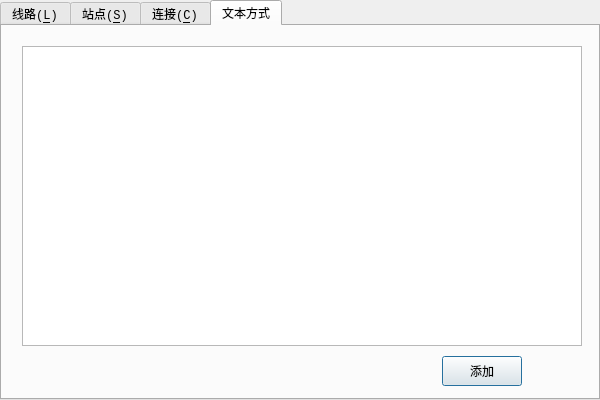
<?xml version="1.0" encoding="UTF-8"?>
<ui version="4.0">
 <class>ManageLines</class>
 <widget class="QDialog" name="ManageLines">
  <property name="enabled">
   <bool>true</bool>
  </property>
  <property name="geometry">
   <rect>
    <x>0</x>
    <y>0</y>
    <width>600</width>
    <height>400</height>
   </rect>
  </property>
  <property name="font">
   <font>
    <family>Consolas</family>
   </font>
  </property>
  <property name="windowTitle">
   <string>添加</string>
  </property>
  <property name="windowIcon">
   <iconset resource="resource.qrc">
    <normaloff>:/icon/icon/add.png</normaloff>:/icon/icon/add.png</iconset>
  </property>
  <widget class="QTabWidget" name="tabWidget">
   <property name="enabled">
    <bool>true</bool>
   </property>
   <property name="geometry">
    <rect>
     <x>0</x>
     <y>0</y>
     <width>600</width>
     <height>400</height>
    </rect>
   </property>
   <property name="tabPosition">
    <enum>QTabWidget::North</enum>
   </property>
   <property name="tabShape">
    <enum>QTabWidget::Rounded</enum>
   </property>
   <property name="currentIndex">
    <number>3</number>
   </property>
   <property name="elideMode">
    <enum>Qt::ElideNone</enum>
   </property>
   <widget class="QWidget" name="tabAddLine">
    <property name="font">
     <font>
      <family>Consolas</family>
     </font>
    </property>
    <attribute name="icon">
     <iconset resource="resource.qrc">
      <normaloff>:/icon/icon/subway.png</normaloff>:/icon/icon/subway.png</iconset>
    </attribute>
    <attribute name="title">
     <string>线路(&amp;L)</string>
    </attribute>
    <widget class="QLabel" name="label">
     <property name="geometry">
      <rect>
       <x>20</x>
       <y>20</y>
       <width>560</width>
       <height>160</height>
      </rect>
     </property>
     <property name="font">
      <font>
       <family>Consolas</family>
      </font>
     </property>
     <property name="text">
      <string>&lt;html&gt;&lt;head/&gt;&lt;body&gt;&lt;p&gt;&lt;span style=&quot; font-weight:600;&quot;&gt;提示：&lt;/span&gt;新增线路方法&lt;/p&gt;&lt;p&gt;1.先添加新线路信息；&lt;/p&gt;&lt;p&gt;2.然后在工具【站点】中添加线路站点；&lt;/p&gt;&lt;p&gt;3.最后在工具【连接】中确定站点连接关系；&lt;/p&gt;&lt;p&gt;4.也可以用文本方式简单快捷添加，格式需规范。&lt;/p&gt;&lt;/body&gt;&lt;/html&gt;</string>
     </property>
    </widget>
    <widget class="QLabel" name="label_3">
     <property name="geometry">
      <rect>
       <x>20</x>
       <y>200</y>
       <width>80</width>
       <height>20</height>
      </rect>
     </property>
     <property name="text">
      <string>线路名称(&amp;N)：</string>
     </property>
     <property name="buddy">
      <cstring>lineEditLineName</cstring>
     </property>
    </widget>
    <widget class="QLineEdit" name="lineEditLineName">
     <property name="geometry">
      <rect>
       <x>120</x>
       <y>200</y>
       <width>80</width>
       <height>20</height>
      </rect>
     </property>
     <property name="placeholderText">
      <string>请输入线路名</string>
     </property>
    </widget>
    <widget class="QPushButton" name="pushButtonAddLine">
     <property name="geometry">
      <rect>
       <x>440</x>
       <y>320</y>
       <width>80</width>
       <height>30</height>
      </rect>
     </property>
     <property name="minimumSize">
      <size>
       <width>0</width>
       <height>0</height>
      </size>
     </property>
     <property name="font">
      <font>
       <family>Consolas</family>
      </font>
     </property>
     <property name="text">
      <string>添加线路</string>
     </property>
     <property name="default">
      <bool>true</bool>
     </property>
    </widget>
    <widget class="QLabel" name="label_8">
     <property name="geometry">
      <rect>
       <x>20</x>
       <y>240</y>
       <width>80</width>
       <height>20</height>
      </rect>
     </property>
     <property name="text">
      <string>线路颜色(&amp;C)：</string>
     </property>
     <property name="buddy">
      <cstring>pushButtonChooseColor</cstring>
     </property>
    </widget>
    <widget class="QPushButton" name="pushButtonChooseColor">
     <property name="geometry">
      <rect>
       <x>120</x>
       <y>240</y>
       <width>80</width>
       <height>20</height>
      </rect>
     </property>
     <property name="minimumSize">
      <size>
       <width>0</width>
       <height>0</height>
      </size>
     </property>
     <property name="maximumSize">
      <size>
       <width>16777215</width>
       <height>16777215</height>
      </size>
     </property>
     <property name="font">
      <font>
       <family>Consolas</family>
      </font>
     </property>
     <property name="text">
      <string>拾取颜色</string>
     </property>
    </widget>
    <widget class="QTextBrowser" name="textBrowserAddLine">
     <property name="enabled">
      <bool>false</bool>
     </property>
     <property name="geometry">
      <rect>
       <x>400</x>
       <y>200</y>
       <width>140</width>
       <height>60</height>
      </rect>
     </property>
    </widget>
    <widget class="QLabel" name="label_21">
     <property name="geometry">
      <rect>
       <x>400</x>
       <y>180</y>
       <width>80</width>
       <height>20</height>
      </rect>
     </property>
     <property name="text">
      <string>添加信息：</string>
     </property>
    </widget>
   </widget>
   <widget class="QWidget" name="tabAddStation">
    <attribute name="icon">
     <iconset resource="resource.qrc">
      <normaloff>:/icon/icon/station.png</normaloff>:/icon/icon/station.png</iconset>
    </attribute>
    <attribute name="title">
     <string>站点(&amp;S)</string>
    </attribute>
    <widget class="QDoubleSpinBox" name="doubleSpinBoxLatitude">
     <property name="geometry">
      <rect>
       <x>70</x>
       <y>160</y>
       <width>88</width>
       <height>20</height>
      </rect>
     </property>
     <property name="minimumSize">
      <size>
       <width>85</width>
       <height>20</height>
      </size>
     </property>
     <property name="decimals">
      <number>7</number>
     </property>
     <property name="minimum">
      <double>30.899999999999999</double>
     </property>
     <property name="maximum">
      <double>31.449999999999999</double>
     </property>
     <property name="singleStep">
      <double>0.100000000000000</double>
     </property>
     <property name="value">
      <double>30.899999999999999</double>
     </property>
    </widget>
    <widget class="QLabel" name="labelLatitude">
     <property name="geometry">
      <rect>
       <x>20</x>
       <y>160</y>
       <width>35</width>
       <height>20</height>
      </rect>
     </property>
     <property name="minimumSize">
      <size>
       <width>35</width>
       <height>20</height>
      </size>
     </property>
     <property name="font">
      <font>
       <family>Consolas</family>
      </font>
     </property>
     <property name="text">
      <string>北纬&amp;N</string>
     </property>
     <property name="buddy">
      <cstring>doubleSpinBoxLatitude</cstring>
     </property>
    </widget>
    <widget class="QLabel" name="labelLongitude">
     <property name="geometry">
      <rect>
       <x>20</x>
       <y>130</y>
       <width>35</width>
       <height>20</height>
      </rect>
     </property>
     <property name="minimumSize">
      <size>
       <width>35</width>
       <height>20</height>
      </size>
     </property>
     <property name="font">
      <font>
       <family>Consolas</family>
      </font>
     </property>
     <property name="text">
      <string>东经&amp;E</string>
     </property>
     <property name="buddy">
      <cstring>doubleSpinBoxLongitude</cstring>
     </property>
    </widget>
    <widget class="QDoubleSpinBox" name="doubleSpinBoxLongitude">
     <property name="geometry">
      <rect>
       <x>70</x>
       <y>130</y>
       <width>89</width>
       <height>20</height>
      </rect>
     </property>
     <property name="minimumSize">
      <size>
       <width>85</width>
       <height>20</height>
      </size>
     </property>
     <property name="decimals">
      <number>7</number>
     </property>
     <property name="minimum">
      <double>121.000000000000000</double>
     </property>
     <property name="maximum">
      <double>122.000000000000000</double>
     </property>
     <property name="singleStep">
      <double>0.100000000000000</double>
     </property>
     <property name="value">
      <double>121.000000000000000</double>
     </property>
    </widget>
    <widget class="QLineEdit" name="lineEditStationName">
     <property name="geometry">
      <rect>
       <x>20</x>
       <y>50</y>
       <width>80</width>
       <height>20</height>
      </rect>
     </property>
     <property name="minimumSize">
      <size>
       <width>0</width>
       <height>0</height>
      </size>
     </property>
     <property name="maximumSize">
      <size>
       <width>16777215</width>
       <height>16777215</height>
      </size>
     </property>
     <property name="font">
      <font>
       <family>Consolas</family>
      </font>
     </property>
     <property name="text">
      <string/>
     </property>
     <property name="placeholderText">
      <string>添加站点名</string>
     </property>
    </widget>
    <widget class="QTextBrowser" name="textBrowserLinesSelected">
     <property name="enabled">
      <bool>false</bool>
     </property>
     <property name="geometry">
      <rect>
       <x>440</x>
       <y>50</y>
       <width>140</width>
       <height>140</height>
      </rect>
     </property>
    </widget>
    <widget class="QLabel" name="label_4">
     <property name="geometry">
      <rect>
       <x>20</x>
       <y>20</y>
       <width>80</width>
       <height>20</height>
      </rect>
     </property>
     <property name="text">
      <string>站点名称(&amp;N)：</string>
     </property>
     <property name="buddy">
      <cstring>lineEditStationName</cstring>
     </property>
    </widget>
    <widget class="QLabel" name="label_9">
     <property name="geometry">
      <rect>
       <x>20</x>
       <y>100</y>
       <width>80</width>
       <height>20</height>
      </rect>
     </property>
     <property name="text">
      <string>地理坐标(&amp;P)：</string>
     </property>
     <property name="buddy">
      <cstring>doubleSpinBoxLongitude</cstring>
     </property>
    </widget>
    <widget class="QLabel" name="label_10">
     <property name="geometry">
      <rect>
       <x>440</x>
       <y>20</y>
       <width>80</width>
       <height>20</height>
      </rect>
     </property>
     <property name="text">
      <string>已选择：</string>
     </property>
    </widget>
    <widget class="QPushButton" name="pushButtonAddStation">
     <property name="geometry">
      <rect>
       <x>440</x>
       <y>330</y>
       <width>80</width>
       <height>30</height>
      </rect>
     </property>
     <property name="minimumSize">
      <size>
       <width>0</width>
       <height>0</height>
      </size>
     </property>
     <property name="font">
      <font>
       <family>Consolas</family>
      </font>
     </property>
     <property name="text">
      <string>添加站点</string>
     </property>
     <property name="default">
      <bool>true</bool>
     </property>
    </widget>
    <widget class="QLabel" name="label_11">
     <property name="geometry">
      <rect>
       <x>200</x>
       <y>20</y>
       <width>200</width>
       <height>20</height>
      </rect>
     </property>
     <property name="text">
      <string>选择 添加到线路：</string>
     </property>
    </widget>
    <widget class="QLabel" name="label_22">
     <property name="geometry">
      <rect>
       <x>440</x>
       <y>200</y>
       <width>80</width>
       <height>20</height>
      </rect>
     </property>
     <property name="text">
      <string>添加信息：</string>
     </property>
    </widget>
    <widget class="QTextBrowser" name="textBrowserAddStaiton">
     <property name="enabled">
      <bool>false</bool>
     </property>
     <property name="geometry">
      <rect>
       <x>440</x>
       <y>230</y>
       <width>140</width>
       <height>91</height>
      </rect>
     </property>
    </widget>
    <widget class="QLabel" name="label_23">
     <property name="geometry">
      <rect>
       <x>20</x>
       <y>200</y>
       <width>160</width>
       <height>80</height>
      </rect>
     </property>
     <property name="text">
      <string>&lt;html&gt;&lt;head/&gt;&lt;body&gt;&lt;p&gt;有效范围:&lt;/p&gt;&lt;p&gt;min [ 121.0 , 30.9 ]&lt;/p&gt;&lt;p&gt;max [ 122.0 , 31.5 ]&lt;/p&gt;&lt;p&gt;&lt;br/&gt;&lt;/p&gt;&lt;/body&gt;&lt;/html&gt;</string>
     </property>
    </widget>
    <widget class="QListWidget" name="listWidget">
     <property name="geometry">
      <rect>
       <x>200</x>
       <y>50</y>
       <width>200</width>
       <height>270</height>
      </rect>
     </property>
    </widget>
   </widget>
   <widget class="QWidget" name="tabAddConnection">
    <property name="enabled">
     <bool>true</bool>
    </property>
    <attribute name="icon">
     <iconset resource="resource.qrc">
      <normaloff>:/icon/icon/connect.png</normaloff>:/icon/icon/connect.png</iconset>
    </attribute>
    <attribute name="title">
     <string>连接(&amp;C)</string>
    </attribute>
    <widget class="QComboBox" name="comboBoxConnectStation1">
     <property name="enabled">
      <bool>true</bool>
     </property>
     <property name="geometry">
      <rect>
       <x>100</x>
       <y>170</y>
       <width>100</width>
       <height>20</height>
      </rect>
     </property>
     <property name="minimumSize">
      <size>
       <width>0</width>
       <height>0</height>
      </size>
     </property>
     <property name="maximumSize">
      <size>
       <width>16777215</width>
       <height>16777215</height>
      </size>
     </property>
     <property name="font">
      <font>
       <family>Consolas</family>
      </font>
     </property>
     <property name="editable">
      <bool>true</bool>
     </property>
     <property name="currentIndex">
      <number>-1</number>
     </property>
    </widget>
    <widget class="QLabel" name="label_5">
     <property name="geometry">
      <rect>
       <x>20</x>
       <y>170</y>
       <width>80</width>
       <height>20</height>
      </rect>
     </property>
     <property name="text">
      <string>站点1(&amp;O)：</string>
     </property>
     <property name="buddy">
      <cstring>comboBoxConnectStation1</cstring>
     </property>
    </widget>
    <widget class="QLabel" name="label_6">
     <property name="geometry">
      <rect>
       <x>20</x>
       <y>210</y>
       <width>80</width>
       <height>20</height>
      </rect>
     </property>
     <property name="text">
      <string>站点2(&amp;T)：</string>
     </property>
     <property name="buddy">
      <cstring>comboBoxConnectStation2</cstring>
     </property>
    </widget>
    <widget class="QComboBox" name="comboBoxConnectStation2">
     <property name="geometry">
      <rect>
       <x>100</x>
       <y>210</y>
       <width>100</width>
       <height>20</height>
      </rect>
     </property>
     <property name="minimumSize">
      <size>
       <width>0</width>
       <height>0</height>
      </size>
     </property>
     <property name="maximumSize">
      <size>
       <width>16777215</width>
       <height>16777215</height>
      </size>
     </property>
     <property name="font">
      <font>
       <family>Consolas</family>
      </font>
     </property>
     <property name="editable">
      <bool>true</bool>
     </property>
    </widget>
    <widget class="QPushButton" name="pushButtonConnect">
     <property name="geometry">
      <rect>
       <x>100</x>
       <y>290</y>
       <width>80</width>
       <height>30</height>
      </rect>
     </property>
     <property name="minimumSize">
      <size>
       <width>0</width>
       <height>0</height>
      </size>
     </property>
     <property name="font">
      <font>
       <family>Consolas</family>
      </font>
     </property>
     <property name="text">
      <string>连接</string>
     </property>
     <property name="default">
      <bool>true</bool>
     </property>
    </widget>
    <widget class="QLabel" name="label_7">
     <property name="geometry">
      <rect>
       <x>20</x>
       <y>250</y>
       <width>80</width>
       <height>20</height>
      </rect>
     </property>
     <property name="text">
      <string>所属线路(&amp;L)：</string>
     </property>
     <property name="buddy">
      <cstring>comboBoxConnectLine</cstring>
     </property>
    </widget>
    <widget class="QComboBox" name="comboBoxConnectLine">
     <property name="geometry">
      <rect>
       <x>100</x>
       <y>250</y>
       <width>100</width>
       <height>20</height>
      </rect>
     </property>
     <property name="minimumSize">
      <size>
       <width>0</width>
       <height>0</height>
      </size>
     </property>
     <property name="maximumSize">
      <size>
       <width>16777215</width>
       <height>16777215</height>
      </size>
     </property>
     <property name="font">
      <font>
       <family>Consolas</family>
      </font>
     </property>
     <property name="editable">
      <bool>true</bool>
     </property>
    </widget>
    <widget class="QLabel" name="label_2">
     <property name="geometry">
      <rect>
       <x>20</x>
       <y>20</y>
       <width>560</width>
       <height>100</height>
      </rect>
     </property>
     <property name="text">
      <string>&lt;html&gt;&lt;head/&gt;&lt;body&gt;&lt;p&gt;&lt;span style=&quot; font-weight:600;&quot;&gt;提示：&lt;/span&gt;连接站点&lt;/p&gt;&lt;p&gt;1.连接“站点1”和“站点2”为一条边；&lt;/p&gt;&lt;p&gt;2.“站点1”和“站点2”属于同一条线路中的不同站点；&lt;/p&gt;&lt;p&gt;3.站点及线路选择可以选择也可直接输入。&lt;/p&gt;&lt;/body&gt;&lt;/html&gt;</string>
     </property>
    </widget>
   </widget>
   <widget class="QWidget" name="tabAddByText">
    <attribute name="title">
     <string>文本方式</string>
    </attribute>
    <widget class="QTextEdit" name="textEdit">
     <property name="geometry">
      <rect>
       <x>20</x>
       <y>20</y>
       <width>560</width>
       <height>300</height>
      </rect>
     </property>
    </widget>
    <widget class="QPushButton" name="pushButtonAddByText">
     <property name="geometry">
      <rect>
       <x>440</x>
       <y>330</y>
       <width>80</width>
       <height>30</height>
      </rect>
     </property>
     <property name="minimumSize">
      <size>
       <width>0</width>
       <height>0</height>
      </size>
     </property>
     <property name="font">
      <font>
       <family>Consolas</family>
      </font>
     </property>
     <property name="text">
      <string>添加</string>
     </property>
     <property name="default">
      <bool>true</bool>
     </property>
    </widget>
   </widget>
  </widget>
 </widget>
 <resources>
  <include location="resource.qrc"/>
 </resources>
 <connections/>
</ui>
